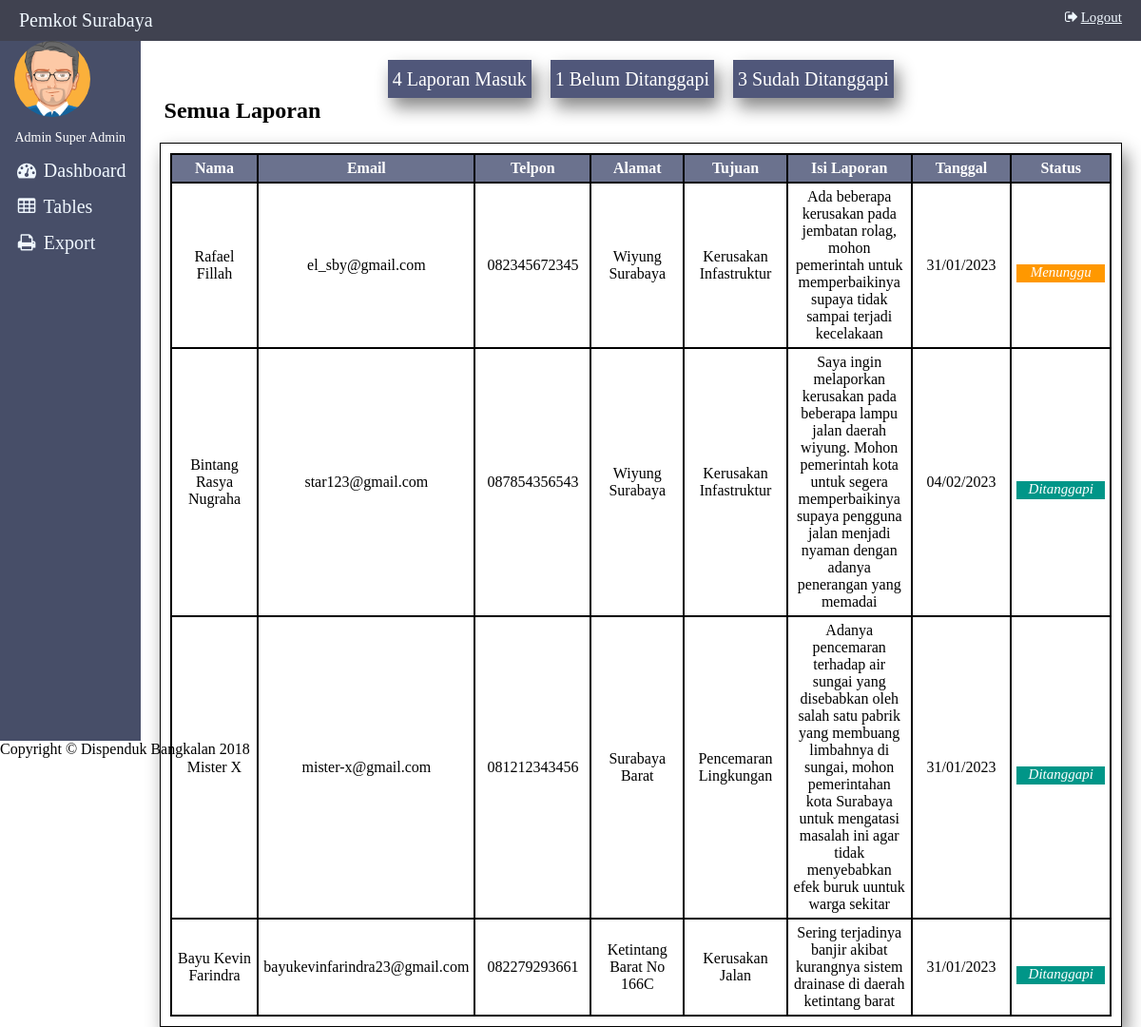
Screenshot of /admin/index (signed in) with the database file from the repository.
### tables this page shows
CREATE TABLE `divisi` (
  `id_divisi` int(11) NOT NULL,
  `nama_divisi` varchar(64) NOT NULL
);

CREATE TABLE `laporan` (
  `id` int(11) NOT NULL,
  `nama` varchar(64) NOT NULL,
  `email` varchar(64) NOT NULL,
  `telpon` varchar(12) NOT NULL,
  `alamat` varchar(256) NOT NULL,
  `tujuan` int(11) NOT NULL,
  `isi` varchar(2048) NOT NULL,
  `tanggal` timestamp NOT NULL DEFAULT current_timestamp() ON UPDATE current_timestamp(),
  `status` varchar(12) NOT NULL
);

### admin/database.php (called while the page is built, shortened)
<?php
$db_host = "localhost";
$db_user = "root";
$db_pass = "";
$db_name = "kp";
try {
    $db = new PDO("mysql:host=$db_host;dbname=$db_name", $db_user, $db_pass);
} catch(PDOException $e) {
    die("Terjadi masalah: " . $e->getMessage());
}
function logged_admin () {
    global $db, $admin_login, $divisi, $id_admin;
    $sql = "SELECT * FROM admin, divisi WHERE admin.username = :username AND admin.divisi = divisi.id_divisi";
    $stmt = $db->prepare($sql);
    $stmt->bindValue(':username', $admin_login);
    $stmt->execute();
    foreach ($stmt as $col) {
        $divisi = $col['nama_divisi'];
    }
}

### admin/index.php (the view, shortened to what this page needs)
<?php
    require_once("database.php");
    logged_admin ();
    global $total_laporan_masuk, $total_laporan_menunggu, $total_laporan_ditanggapi;
    if ($id_admin > 0) {
        foreach($db->query("SELECT COUNT(*) FROM laporan WHERE laporan.tujuan = $id_admin") as $row) {
            $total_laporan_masuk = $row['COUNT(*)'];
        }
        foreach($db->query("SELECT COUNT(*) FROM laporan WHERE status = \"Ditanggapi\" AND laporan.tujuan = $id_admin") as $row) {
            $total_laporan_ditanggapi = $row['COUNT(*)'];
        }
        foreach($db->query("SELECT COUNT(*) FROM laporan WHERE status = \"Menunggu\" AND laporan.tujuan = $id_admin") as $row) {
            $total_laporan_menunggu = $row['COUNT(*)'];
        }
    } else {
        foreach($db->query("SELECT COUNT(*) FROM laporan") as $row) {
            $total_laporan_masuk = $row['COUNT(*)'];
        }
        foreach($db->query("SELECT COUNT(*) FROM laporan WHERE status = \"Ditanggapi\"") as $row) {
            $total_laporan_ditanggapi = $row['COUNT(*)'];
        }
        foreach($db->query("SELECT COUNT(*) FROM laporan WHERE status = \"Menunggu\"") as $row) {
            $total_laporan_menunggu = $row['COUNT(*)'];
        }
    }
 ?>
<!DOCTYPE html>
<html lang="en">
<head>
  <link rel="stylesheet" href="css/index.css">
  <link href="vendor/font-awesome/css/font-awesome.min.css" rel="stylesheet" type="text/css">
</head>
<body id="page-top">
  <header>
    <nav class="navbar" id="mainNav">
      <a class="judul" href="index">Pemkot Surabaya</a>
      <a class="btn-sigOut" href="logout">
        <i class="fa fa-fw fa-sign-out"></i>Logout
      </a>
    </nav>
  </header>
  <main class="container-isi">
    <aside class="containerAside">
      <div class="profile-main">
        <img alt="image" src="images/avatar1.png" width="80">
        <div class="wrapper-nameAdmin">
          <p>Admin <span><?php echo $divisi; ?></span></p>
        </div>
      </div>
      <nav class="nav-admin">
        <ul>
          <li>
            <a class="nav-link" href="index">
              <i class="fa fa-fw fa-dashboard"></i>
              <span class="nav-link-text">Dashboard</span>
            </a>
          </li>
          <li>
            <a class="nav-link" href="tables">
              <i class="fa fa-fw fa-table"></i>
              <span class="nav-link-text">Tables</span>
            </a>
          </li>
          <li>
            <a class="nav-link" href="export">
              <i class="fa fa-fw fa-print"></i>
              <span class="nav-link-text">Export</span>
            </a>
          </li>
        </ul>
      </nav>
    </aside>
    <section>
      <article class="container-card">
        <div class="card">
          <div class="card-body">
            <div class="mr-5"><?php echo $total_laporan_masuk; ?> Laporan Masuk</div>
          </div>
        </div>
        <div class="card">
          <div class="card-body">
            <div class="mr-5"><?php echo $total_laporan_menunggu; ?> Belum Ditanggapi</div>
          </div>
        </div>
        <div class="card">
          <div class="card-body">
            <div class="mr-5"><?php echo $total_laporan_ditanggapi; ?> Sudah Ditanggapi</div>
          </div>
        </div>
      </article>
      <article class="container-dataTable">
        <div>
          <h2 class="judullaporan">Semua Laporan</h2>
          <div class=" container-table">
            <table id="dataTable" width="100%">
              <tr>
                <th>Nama</th>
                <th>Email</th>
                <th>Telpon</th>
                <th>Alamat</th>
                <th>Tujuan</th>
                <th>Isi Laporan</th>
                <th>Tanggal</th>
                <th class="sorting_asc_disabled sorting_desc_disabled">Status</th>
              </tr>
              <?php
                            if ($id_admin > 0) {
                                $statement = $db->query("SELECT * FROM laporan, divisi WHERE laporan.tujuan = divisi.id_divisi AND laporan.tujuan = $id_admin ORDER BY laporan.id DESC");
                            } else {
                                $statement = $db->query("SELECT * FROM laporan, divisi WHERE laporan.tujuan = divisi.id_divisi ORDER BY laporan.id DESC");
                            }
                            foreach ($statement as $key ) {
                                $mysqldate = $key['tanggal'];
                                $phpdate = strtotime($mysqldate);
                                $tanggal = date( 'd/m/Y', $phpdate);
                                $status  = $key['status'];
                                if($status == "Ditanggapi") {
                                    $style_status = "<p style=\"background-color:#009688;color:#fff;padding-left:2px;padding-right:2px;padding-bottom:2px;margin-top:16px;font-size:15px;font-style:italic;\">Ditanggapi</p>";
                                } else {
                                    $style_status = "<p style=\"background-color:#FF9800;color:#fff;padding-left:2px;padding-right:2px;padding-bottom:2px;margin-top:16px;font-size:15px;font-style:italic;\">Menunggu</p>";
                                }
                                ?>
              <tr>
                <td><?php echo $key['nama']; ?></td>
                <td><?php echo $key['email']; ?></td>
                <td><?php echo $key['telpon']; ?></td>
                <td><?php echo $key['alamat']; ?></td>
                <td><?php echo $key['nama_divisi']; ?></td>
                <td><?php echo $key['isi']; ?></td>
                <td><?php echo $tanggal; ?></td>
                <td><?php echo $style_status; ?></td>
              </tr>
              <?php
                            }
                            ?>
            </table>
          </div>
        </div>
      </article>
    </section>
  </main>
  <footer class="sticky-footer">
    <p>Copyright © Dispenduk Bangkalan 2018</p>
  </footer>
</body>
</html>

### admin/css/index.css (style rules this page uses)
* { margin: 0; padding: 0; }
.navbar { display: flex; justify-content: space-between; background-color: #404250; padding: 10px 20px; }
.judul { font-size: 20px; text-decoration: none; color: aliceblue; }
.btn-sigOut { font-size: 15px; color: aliceblue; }
.container-isi { height: 92vh; display: flex; }
.judullaporan { margin-left: 25px; }
.containerAside { width: 200px; display: flex; flex-direction: column; align-items: center; background-color: #474E68; }
.profile-main img { border-radius: 50%; }
.wrapper-nameAdmin { display: flex; }
.nav-admin ul li { list-style:none; margin: 15px 0; }
.nav-admin ul li a { color: aliceblue; font-size: 20px; text-decoration: none; }
.wrapper-nameAdmin p { margin-top: 10px; color: white; font-size: 14px; }
.container-card { display: flex; justify-content: center; padding-top: 20px; }
.card-body { height: 30px; margin: 0 10px; background-color: #50577A; color: white; padding: 5px; display: flex; justify-content: center; align-items: center; box-shadow: 5px 10px 18px #888888; font-size: 20px; }
.container-table { margin: 20px; padding: 10px; border: 1px solid black; box-shadow: 5px 10px 18px #888888; }
table,tr, th, td { border: 2px solid black; border-collapse: collapse; }
table tr th { background-color: #6B728E; color: white; }
th,td { text-align: center; width: 150px; padding: 5px; }

### rows the page displays
laporan: nama "Rafael Fillah", email "el_sby@gmail.com", telpon "082345672345", alamat "Wiyung Surabaya", tujuan.nama_divisi "Kerusakan Infastruktur", isi "Ada beberapa kerusakan pada jembatan rolag, mohon pemerintah untuk memperbaikinya supaya tidak sampai terjadi kecelakaan", tanggal "31/01/2023", status "Menunggu"
laporan: nama "Bintang Rasya Nugraha", email "star123@gmail.com", telpon "087854356543", alamat "Wiyung Surabaya", tujuan.nama_divisi "Kerusakan Infastruktur", isi "Saya ingin melaporkan kerusakan pada beberapa lampu jalan daerah wiyung. Mohon pemerintah kota untuk segera memperbaikinya supaya pengguna jalan menjadi nyaman dengan adanya penerangan yang memadai", tanggal "04/02/2023", status "Ditanggapi"
laporan: nama "Mister X", email "mister-x@gmail.com", telpon "081212343456", alamat "Surabaya Barat", tujuan.nama_divisi "Pencemaran Lingkungan", isi "Adanya pencemaran terhadap air sungai yang disebabkan oleh salah satu pabrik yang membuang limbahnya di sungai, mohon pemerintahan kota Surabaya untuk mengatasi masalah ini agar tidak menyebabkan efek buruk uuntuk warga sekitar", tanggal "31/01/2023", status "Ditanggapi"
laporan: nama "Bayu Kevin Farindra", email "bayukevinfarindra23@gmail.com", telpon "082279293661", alamat "Ketintang Barat No 166C", tujuan.nama_divisi "Kerusakan Jalan", isi "Sering terjadinya banjir akibat kurangnya sistem drainase di daerah ketintang barat", tanggal "31/01/2023", status "Ditanggapi"

### other values shown
$divisi "Super Admin"
$total_laporan_masuk "4"
$total_laporan_menunggu "1"
$total_laporan_ditanggapi "3"
